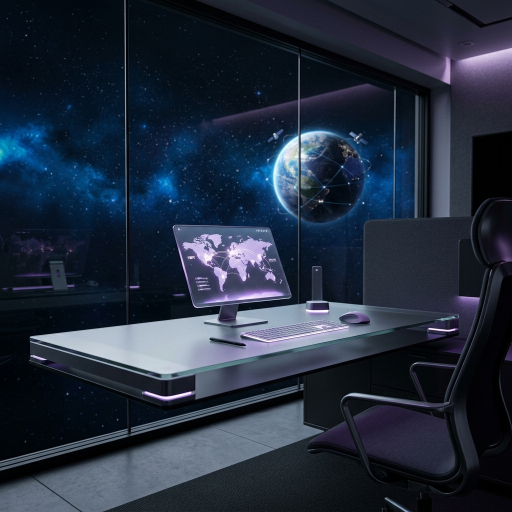
#> input picture hero_glass_bg_new.png, 1024 x 1024 px, found by its file name (shown at 1/2 size)
$ python find_screen_corners.py
#> lines starting #> are read from the running program, lines starting #| are printed output that depends on the picture
import cv2
import numpy as np

# Load the background image
bg_path = "hero_glass_bg_new.png"
img = cv2.imread(bg_path)
#> img is the input picture: shape (1024, 1024, 3); mean B, G, R 61.5, 45.1, 35

# Let's define the candidate corners we can see visually from grid_quad.png:
# Top-Left corner of monitor screen: (130, 290)
# Top-Right corner of monitor screen: (810, 300) - wait, let's look at where the bezel is.
# Let's crop several regions of interest (ROI) to find the exact pixel coordinates of the bezel corners.

h, w, c = img.shape
#> h = 1024; w = 1024; c = 3
print(f"Image dimensions: {w}x{h}")
#| Image dimensions: 1024x1024

# Let's find the corners by saving cropped versions of the corners:
# 1. Top-Left corner area (around 100-200, 250-350)
tl_crop = img[260:320, 110:170]
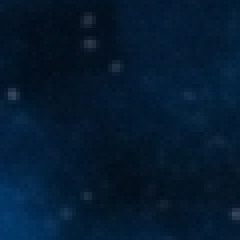
#> tl_crop: shape (60, 60, 3) (shown 4 times larger); mean B, G, R 48.5, 26.6, 4.5
cv2.imwrite("scratch_output/crop_tl.png", tl_crop)

# 2. Top-Right corner area (around 780-840, 270-330)
# Wait, let's look at where the top-right of the monitor is in grid_quad.png.
# Looking at grid_quad.png, the top-right corner of the monitor is around x=810, y=700? No, that's the bottom-right of the monitor screen!
# Wait, where is the top-right corner of the monitor?
# Let's look at grid_quad.png again:
# The top edge goes from (130, 290) to the right. It seems to end around x=810, y=300? No, the monitor in grid_quad.png has:
# - Top-Left: around x=130, y=290
# - Bottom-Left: around x=270, y=760 (wait, is it 270, 760? Let's check: the bottom-left corner of the monitor is at x=270, y=760)
# - Bottom-Right: around x=810, y=700
# - Top-Right: around x=700, y=300? Wait, the monitor is tilted, so:
# Let's check where the top-right corner is. Is it around x=810, y=300?
# Let's write a script to crop a few areas and save them to find it!
# Let's crop:
# - Top-Right area: 780-840, 270-350
# - Bottom-Left area: 240-300, 730-790
# - Bottom-Right area: 780-840, 670-730

tr_crop = img[270:350, 780:840]
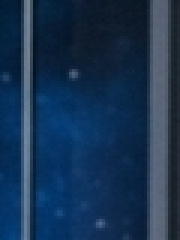
#> tr_crop: shape (80, 60, 3) (shown 3 times larger); mean B, G, R 81.5, 51, 23.6
cv2.imwrite("scratch_output/crop_tr.png", tr_crop)

bl_crop = img[730:790, 240:300]
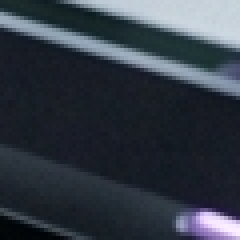
#> bl_crop: shape (60, 60, 3) (shown 4 times larger); mean B, G, R 69, 58.8, 51.2
cv2.imwrite("scratch_output/crop_bl.png", bl_crop)

br_crop = img[670:730, 780:840]
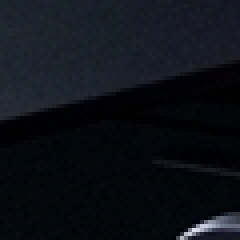
#> br_crop: shape (60, 60, 3) (shown 4 times larger); mean B, G, R 23.2, 17, 13.3
cv2.imwrite("scratch_output/crop_br.png", br_crop)

print("Saved crop images.")
